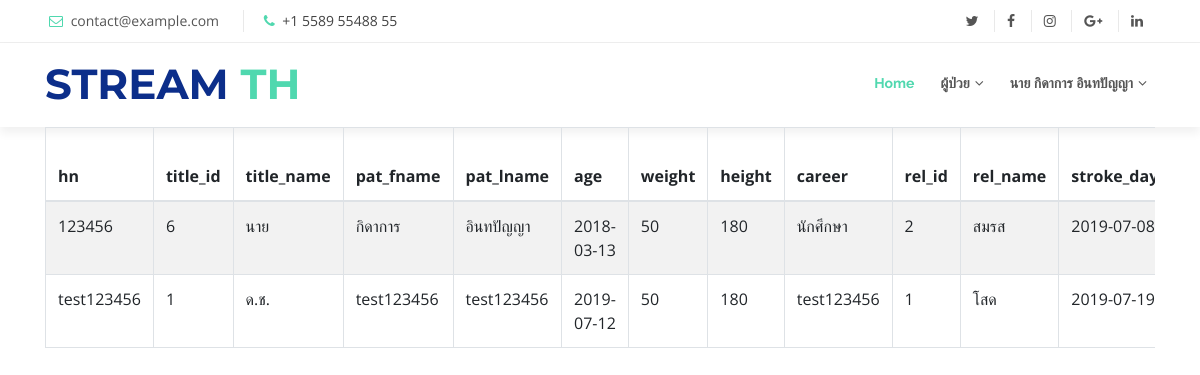
Page /admin/patient/show.php (signed in) on the committed database.
### tables this page shows
CREATE TABLE `patient` (
  `hn` varchar(10) NOT NULL COMMENT 'รหัสประจำตัวผู้ป่วย',
  `title_id` int(11) NOT NULL COMMENT 'คำนำหน้าชื่อผู้ป่วย',
  `pat_fname` varchar(30) NOT NULL COMMENT 'ชื่อผู้ป่วย',
  `pat_lname` varchar(30) NOT NULL COMMENT 'นามสกุลผู้ป่วย',
  `birthday` date NOT NULL COMMENT 'วันเกิด เพื่อทำเป็นอายุ',
  `weight` int(11) NOT NULL COMMENT 'น้ำหนัก',
  `height` int(11) NOT NULL COMMENT 'ส่วนสูง',
  `career` varchar(50) NOT NULL COMMENT 'อาชีพ',
  `rel_id` int(11) NOT NULL COMMENT 'FK รหัสสถานะความสัมพัน',
  `stroke_days` date NOT NULL COMMENT 'วันที่ป่วยโรคหลอดเลือดสมอง',
  `doctor_diagnosis` varchar(300) NOT NULL COMMENT 'การวินิจฉัยของแพทย์',
  `physical_therapy_diagnosis` varchar(200) NOT NULL COMMENT 'การวินิจฉัยทางกายภาพบำบัด',
  `important_symptoms_patients` varchar(200) NOT NULL COMMENT 'อาการสำคัญผู้ป่วย',
  `history_of_physical_therapy_treatment` varchar(300) NOT NULL COMMENT 'ประวัติการรักษาทางกายภาพบำบัด ',
  `warning` varchar(100) NOT NULL COMMENT 'ข้อควรระวัง',
  `congenital_disease` varchar(50) NOT NULL COMMENT 'โรคประจำตัว',
  `drug_allergy_history` varchar(100) NOT NULL COMMENT 'ประวัติการแพ้ยา',
  `hos_id` varchar(10) NOT NULL COMMENT 'รหัสโรงพยาบาล',
  `id_card_number` varchar(13) NOT NULL COMMENT 'เลขบัตรประชาชน'
);

CREATE TABLE `title_name` (
  `title_id` int(11) NOT NULL,
  `title_name` varchar(20) NOT NULL
);

CREATE TABLE `relationship_status` (
  `rel_id` int(11) NOT NULL,
  `rel_name` varchar(100) NOT NULL
);

### admin/patient/show.php (the view, shortened to what this page needs)
<!DOCTYPE html>
<html lang="en" dir="ltr">
  <head>
    <link rel="stylesheet" href="https://stackpath.bootstrapcdn.com/bootstrap/4.3.1/css/bootstrap.min.css">
  </head>
  <body>
    <?php
    include("../../menu.php");
    ?>
    <link rel="stylesheet" type="text/css" href="https://cdn.datatables.net/v/bs4-4.1.1/dt-1.10.18/fh-3.1.4/r-2.2.2/rg-1.1.0/rr-1.2.4/sc-2.0.0/sl-1.3.0/datatables.min.css"/>
    <div class="container">
      <div class="table-responsive">
        <table id="patient" class="table table-striped table-bordered">
          <thead>
              <tr>
                <th>hn</th>
                <th>title_id</th>
                <th>title_name</th>
                <th>pat_fname</th>
                <th>pat_lname</th>
                <th>age</th>
                <th>weight</th>
                <th>height</th>
                <th>career</th>
                <th>rel_id</th>
                <th>rel_name</th>
                <th>stroke_days</th>
              </tr>
          </thead>
          <?php
          $sql = "select * from  patient,title_name,hospital,hospital_category,relationship_status where
          patient.title_id = title_name.title_id and
          patient.rel_id = relationship_status.rel_id and
          patient.hos_id = hospital.hos_id and
          hospital.host_cat_id = hospital_category.host_cat_id";
          $res = $conn->query($sql);
          ?>
          <tbody>
            <?php while ($row = $res->fetch_assoc()) { ?>
            <tr>
              <td><?php echo $row['hn']; ?></td>
              <td><?php echo $row['title_id']; ?></td>
              <td><?php echo $row['title_name']; ?></td>
              <td><?php echo $row['pat_fname']; ?></td>
              <td><?php echo $row['pat_lname']; ?></td>
              <td><?php echo $row['birthday']; ?></td>
              <td><?php echo $row['weight']; ?></td>
              <td><?php echo $row['height']; ?></td>
              <td><?php echo $row['career']; ?></td>
              <td><?php echo $row['rel_id']; ?></td>
              <td><?php echo $row['rel_name']; ?></td>
              <td><?php echo $row['stroke_days']; ?></td>
            </tr>
            <?php } ?>
          </tbody>
        </table>
      </div>
    </div>
  </body>
</html>

### Reveal/css/style.css (style rules this page uses)
body { background: #fff; color: #444; font-family: "Open Sans", sans-serif; }

### rows in the picture
patient: hn "123456", title.title_id "6", title.title_name "นาย", pat_fname "กิดาการ", pat_lname "อินทปัญญา", birthday "2018-03-13", weight "50", height "180", career "นักศึกษา", rel.rel_id "2", rel.rel_name "สมรส", stroke_days "2019-07-08"
patient: hn "test123456", title.title_id "1", title.title_name "ด.ช.", pat_fname "test123456", pat_lname "test123456", birthday "2019-07-12", weight "50", height "180", career "test123456", rel.rel_id "1", rel.rel_name "โสด", stroke_days "2019-07-19"

### other values in the picture
$_SESSION['full_name'] "นาย กิดาการ อินทปัญญา"
